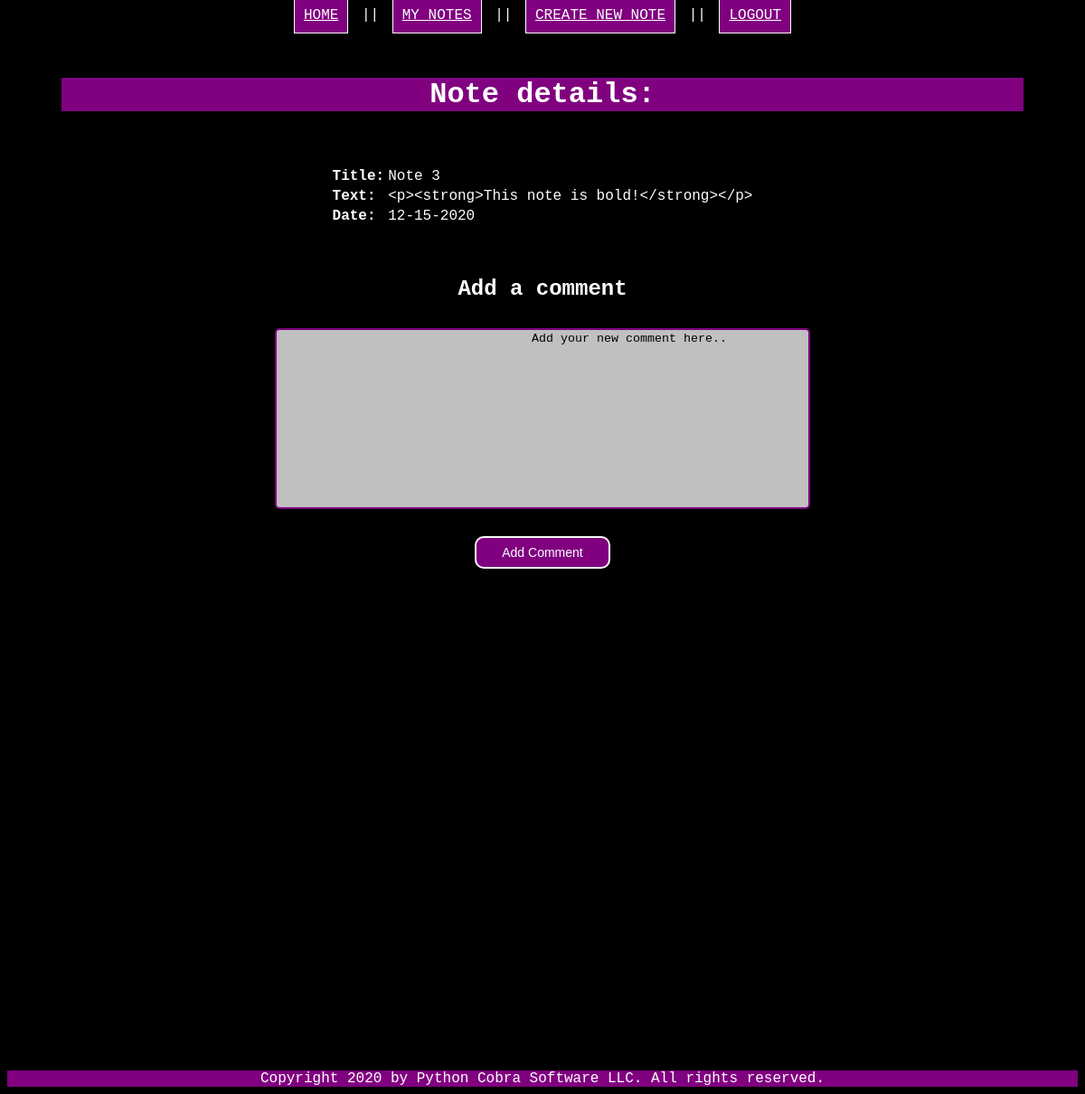
/notes/3 (signed in), run on the app's committed database.
### models.py (models this page shows, shortened)
class Note(db.Model):
    id = db.Column("id", db.Integer, primary_key=True)
    title = db.Column("title", db.String(200))
    text = db.Column("text", db.String(100))
    date = db.Column("date", db.String(50))
    user_id = db.Column(db.Integer, db.ForeignKey("user.id"), nullable=False)
    comments = db.relationship("Comment", backref="note", cascade="all, delete-orphan", lazy=True)

### PyPad.py (the view)
@app.route('/notes/<note_id>')
def get_note(note_id):
    if session.get('user'):
        user_note = db.session.query(Note).filter_by(id=note_id).one()
        return render_template('note.html', note=user_note, user = session['user'])
    else:
        return redirect(url_for('get_notes'))

### templates/note.html (shortened to what this page needs)
<!DOCTYPE html>
<html lang="en">
    <head>
        <link rel="stylesheet" href="{{ url_for('static', filename='design.css') }}">
    </head>
    <body>
		 <nav class="nav_bar">
		<a href="{{url_for('index')}}" class="nav_button">Home</a> ||
		<a href="{{url_for('get_notes')}}" class="nav_button"><u>My notes</u></a> ||
		<a href="{{url_for('new_note')}}" class="nav_button"><u>Create new note</u></a> ||
		{% if user %}
        <a href="{{ url_for('logout') }}" class="nav_button"> Logout</a>
		{% else %}
		<a href="{{url_for('createAccount')}}" class="nav_button">Create Account</a> ||
		<a href="{{url_for('login')}}" class="nav_button">Login</a>
		{% endif %}
		</nav>
    <main>
            <h1>Note details: </h1>
        <table id="note_entry">
            <tr>
                <th>Title:</th>
                <h3><td>{{ note.title }}</td></h3>
            </tr>
            <tr>
                <th>Text:</th>
                <td>{{ note.text }}</td>
            </tr>
            <tr>
                <th>Date:</th>
                 <td>{{ note.date }}</td
            </tr>
        </table>
		<form action="{{ url_for('new_comment', note_id=note.id)}}", method="post">
		<h2>Add a comment</h2>
		<textarea class="text_area" name="commentText" rows="6" cols="0">
			Add your new comment here..
		</textarea>
		<br>
		<input type="submit" value="Add Comment" class="basic_button"/>
		</form>
    </main>
    <footer>
		Copyright 2020 by Python Cobra Software LLC. All rights reserved.
	</footer>
    </body>
</html>

### static/design.css (style rules this page uses)
body { font-family: "Courier New"; text-align: center; color: white; background: black; }
h1 { font-family: "Courier New"; color: white; background: purple; margin: 60px; }
footer { font-family: "Courier New"; background: purple; margin-top: 550px; }
.nav_bar { --fill-color: purple; display: block; position: static; text-transform: uppercase; }
.nav_button { color: white; background: purple; border-style: solid; border-width: thin; margin-left: 5px; margin-right: 5px; text-align: center; padding: 10px 10px 10px 10px; transition-duration: 0.4s; }
.basic_button { font-size: 14px; padding: 8px 28px; border-radius: 10px; background-color: purple; color: white; border: 2px solid white; transition-duration: 0.4s; margin-left: 5px; margin-right: 5px; margin-bottom: 5px; }
#note_entry { align: center; text-align: left; margin-left: auto; margin-right: auto; margin-top: 50px; margin-bottom: 55px; }
.text_area { box-sizing: border-box; border: 2px solid purple; border-radius: 5px; margin: 10px 10px 25px 10px; resize: none; width: 50%; height: 200px; text-align: center; background-color: silver; }

### data on the page
Note: title "Note 3", text "<p><strong>This note is bold!</strong></p>", date "12-15-2020"
